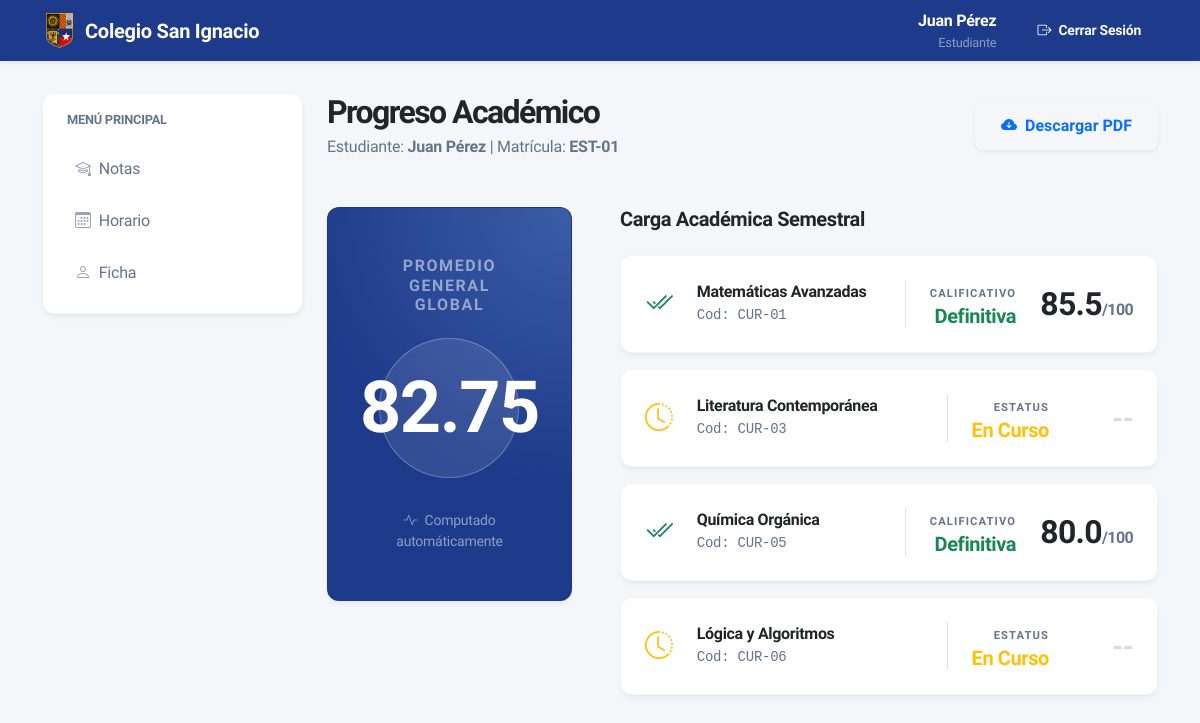
The app's page /estudiante/dashboard (signed in) with its own data.
### models.py (models this page shows, shortened)
class User(db.Model, UserMixin):
    __tablename__ = 'users'
    id = db.Column(db.String, primary_key=True) # e.g. "EST-01", "PRF-01"
    nombre = db.Column(db.String(100), nullable=False)
    password_hash = db.Column(db.String(256), nullable=False)
    rol = db.Column(db.String(20), nullable=False) # 'ADMIN', 'PROFESOR', 'ESTUDIANTE'
    courses_taught = db.relationship("Course", back_populates="professor", cascade="all, delete-orphan", lazy=True)
    enrollments = db.relationship("Enrollment", back_populates="student", cascade="all, delete-orphan", lazy=True)

class Course(db.Model):
    __tablename__ = 'courses'
    id = db.Column(db.String, primary_key=True) # e.g. "CUR-01"
    nombre = db.Column(db.String(100), nullable=False)
    profesor_id = db.Column(db.String, db.ForeignKey('users.id'), nullable=False)
    professor = db.relationship("User", back_populates="courses_taught")
    enrollments = db.relationship("Enrollment", back_populates="course", cascade="all, delete-orphan", lazy=True)

class Enrollment(db.Model):
    __tablename__ = 'enrollments'
    student_id = db.Column(db.String, db.ForeignKey('users.id'), primary_key=True)
    course_id = db.Column(db.String, db.ForeignKey('courses.id'), primary_key=True)
    grade = db.Column(db.Float, nullable=True) # Calificación
    fecha_calificacion = db.Column(db.DateTime, default=datetime.utcnow, onupdate=datetime.utcnow) # Fecha de la última calificación
    student = db.relationship("User", back_populates="enrollments")
    course = db.relationship("Course", back_populates="enrollments")

### app.py (the view)
@app.route("/estudiante/dashboard")
@login_required
def estudiante_dashboard():
    if current_user.rol != 'ESTUDIANTE':
        flash("Acceso denegado.", "danger")
        return redirect(url_for('index'))
    enrollments = current_user.enrollments
    cursos_evaluados = [e for e in enrollments if e.grade is not None]
    gpa = sum([e.grade for e in cursos_evaluados]) / len(cursos_evaluados) if cursos_evaluados else 0.0
    reporte = {
        "estudiante": current_user.nombre,
        "id": current_user.id,
        "gpa": round(gpa, 2),
        "cursos": []
    }
    for enroll in enrollments:
        estado = "Evaluado" if enroll.grade is not None else "Pendiente"
        reporte["cursos"].append({
            "curso_id": enroll.course.id,
            "curso_nombre": enroll.course.nombre,
            "calificacion": enroll.grade if enroll.grade is not None else "N/A",
            "estado": estado
        })
    return render_template("estudiante/dashboard.html", reporte=reporte)

### app.py (called while the page is built)
@login_manager.user_loader
def load_user(user_id):
    return User.query.get(user_id)

### templates/estudiante/dashboard.html
{% extends "base.html" %}
{% block content %}
<div class="d-flex flex-column flex-md-row justify-content-between align-items-md-center mb-5">
    <div>
        <h2 class="fw-bold text-dark mb-1" style="letter-spacing: -0.05em;">Progreso Académico</h2>
        <p class="text-muted mb-0">Estudiante: <strong>{{ reporte.estudiante }}</strong> | Matrícula: <strong>{{ reporte.id }}</strong></p>
    </div>
    <div class="mt-4 mt-md-0">
        <button onclick="window.print()" class="btn btn-outline-primary border-2 rounded-pill shadow-sm px-4 fw-bold gap-2 d-flex align-items-center">
            <i class="bi bi-cloud-arrow-down-fill"></i> Descargar PDF
        </button>
    </div>
</div>
<div class="row g-5">
    <div class="col-lg-4">
        <div class="card bg-primary text-white overflow-hidden text-center hover-card" style="border-radius: 2rem;">
            <div class="position-absolute top-0 start-0 w-100 h-100 opacity-25" style="background: radial-gradient(circle at top right, #93C5FD, transparent 60%); z-index: 1;"></div>
            <div class="card-body position-relative z-2 p-5 d-flex flex-column align-items-center">
                <h6 class="text-white-50 fw-bold mb-4 text-uppercase" style="letter-spacing: 0.1em;">Promedio General Global</h6>
                <div class="bg-white bg-opacity-10 rounded-circle d-flex align-items-center justify-content-center p-4 mb-3 border border-white border-opacity-25" style="width: 140px; height: 140px;">
                    <h1 class="display-2 fw-bold text-white mb-0">{{ reporte.gpa }}</h1>
                </div>
                <p class="text-white-50 mt-3 mb-0 small"><i class="bi bi-activity me-1"></i> Computado automáticamente</p>
            </div>
        </div>
    </div>
    <div class="col-lg-8">
        <h5 class="fw-bold text-dark mb-4">Carga Académica Semestral</h5>
        <div class="d-flex flex-column gap-3">
            {% if not reporte.cursos %}
            <div class="card border border-2 border-dashed bg-transparent shadow-none p-5 text-center">
                <i class="bi bi-journal-x display-4 text-muted opacity-50 mb-3"></i>
                <h6 class="fw-bold text-dark">Sin Asignaturas</h6>
                <p class="text-muted small mb-0">Actualmente no cursas ninguna materia para este ciclo.</p>
            </div>
            {% else %}
                {% for c in reporte.cursos %}
                <div class="card hover-card">
                    <div class="card-body p-4 d-flex flex-column flex-md-row justify-content-between align-items-md-center">
                        <div class="d-flex align-items-center gap-4 mb-3 mb-md-0">
                            {% if c.estado == 'Pendiente' %}
                                <i class="bi bi-clock-history text-warning fs-3"></i>
                            {% else %}
                                <i class="bi bi-check2-all text-success fs-3"></i>
                            {% endif %}
                            <div>
                                <h6 class="fw-bold text-dark mb-1">{{ c.curso_nombre }}</h6>
                                <p class="text-muted small mb-0 font-monospace">Cod: {{ c.curso_id }}</p>
                            </div>
                        </div>
                        <div class="d-flex align-items-center gap-4 border-start ps-4 ms-md-auto">
                            {% if c.estado == 'Pendiente' %}
                                <div class="text-end">
                                    <span class="text-muted text-uppercase fw-bold" style="font-size: 0.7rem; letter-spacing: 0.1em;">Estatus</span>
                                    <h5 class="text-warning fw-bold mb-0">En Curso</h5>
                                </div>
                                <h3 class="fw-bold text-muted opacity-25 mb-0" style="min-width: 60px; text-align: right;">--</h3>
                            {% else %}
                                <div class="text-end">
                                    <span class="text-muted text-uppercase fw-bold" style="font-size: 0.7rem; letter-spacing: 0.1em;">Calificativo</span>
                                    <h5 class="{% if c.calificacion < 60 %}text-danger{% else %}text-success{% endif %} fw-bold mb-0">Definitiva</h5>
                                </div>
                                <h2 class="fw-bold text-dark mb-0" style="min-width: 60px; text-align: right;">{{ c.calificacion }}<span class="fs-6 text-muted">/100</span></h2>
                            {% endif %}
                        </div>
                    </div>
                </div>
                {% endfor %}
            {% endif %}
        </div>
    </div>
</div>
{% endblock %}

### templates/base.html (shortened to what this page needs)
<!DOCTYPE html>
<html lang="es">
<head>
    <link href="https://cdn.jsdelivr.net/npm/bootstrap@5.3.0/dist/css/bootstrap.min.css" rel="stylesheet">
    <link rel="stylesheet" href="https://cdn.jsdelivr.net/npm/bootstrap-icons@1.11.1/font/bootstrap-icons.css">
    <link href="{{ url_for('static', filename='css/style.css') }}?v=4.0" rel="stylesheet">
</head>
<body>
    <nav class="navbar navbar-expand-lg navbar-dark bg-primary shadow-sm mb-4">
        <div class="container">
            <a class="navbar-brand fw-bold d-flex align-items-center gap-2" href="{{ url_for('index') }}">
                <img src="{{ url_for('static', filename='img/logo.png') }}?v=1.2" alt="Logo" width="35" height="35" style="object-fit: contain;">
                Colegio San Ignacio
            </a>
            <div class="collapse navbar-collapse" id="navbarNav">
                <ul class="navbar-nav ms-auto align-items-lg-center">
                    {% if current_user.is_authenticated %}
                        <li class="nav-item me-lg-4 mb-2 mb-lg-0 text-lg-end">
                            <div class="text-white fw-bold">{{ current_user.nombre }}</div>
                            <div class="text-white-50" style="font-size: 0.8rem;">{{ current_user.rol|capitalize }}</div>
                        </li>
                        <li class="nav-item">
                            <a class="btn btn-outline-light btn-sm fw-bold rounded px-3" href="{{ url_for('logout') }}"><i class="bi bi-box-arrow-right me-1"></i> Cerrar Sesión</a>
                        </li>
                    {% endif %}
                </ul>
            </div>
        </div>
    </nav>
    <main class="container">
        <div class="row pt-2">
            {% if current_user.is_authenticated %}
            <div class="col-lg-3 mb-4">
                <div class="card p-3 shadow-sm border-0">
                    <p class="text-muted fw-bold mb-3 ps-2" style="font-size: 0.8rem; text-transform: uppercase;">Menú Principal</p>
                    <nav class="d-flex flex-column gap-1">
                        {% if current_user.rol == 'ADMIN' %}
                        <a href="{{ url_for('admin_dashboard') }}" class="sidebar-link"><i class="bi bi-grid me-2"></i> Dashboard</a>
                        <a href="{{ url_for('admin_lista_usuarios') }}" class="sidebar-link"><i class="bi bi-people me-2"></i> Usuarios</a>
                        <a href="{{ url_for('admin_construccion') }}" class="sidebar-link"><i class="bi bi-journal-text me-2"></i> Cursos</a>
                        <a href="{{ url_for('admin_construccion') }}" class="sidebar-link"><i class="bi bi-person-badge me-2"></i> Matrículas</a>
                        <hr class="my-2 text-muted">
                        <a href="{{ url_for('admin_construccion') }}" class="sidebar-link text-muted"><i class="bi bi-gear me-2"></i> Configuración</a>
                        {% elif current_user.rol == 'ESTUDIANTE' %}
                        <a href="{{ url_for('estudiante_dashboard') }}" class="sidebar-link"><i class="bi bi-mortarboard me-2"></i> Notas</a>
                        <a href="{{ url_for('estudiante_horario') }}" class="sidebar-link"><i class="bi bi-calendar3 me-2"></i> Horario</a>
                        <a href="{{ url_for('estudiante_perfil') }}" class="sidebar-link"><i class="bi bi-person me-2"></i> Ficha</a>
                        {% endif %}
                    </nav>
                </div>
            </div>
            <div class="col-lg-9 fade-in-section pb-5">
            {% else %}
            <div class="col-12 pb-5">
            {% endif %}
                {% block content %}{% endblock %}
            </div>
        </div>
    </main>
</body>
</html>

### static/css/style.css (style rules this page uses)
:root { --bs-primary: #1E3A8A; --bs-primary-rgb: 30, 58, 138; --bs-info: #3B82F6; --bs-success: #10B981; --bs-warning: #F59E0B; --bs-danger: #EF4444; --surface-bg: #F4F6F9; --surface-card: #FFFFFF; --bs-body-font-family: 'Plus Jakarta Sans', system-ui, -apple-system, sans-serif; --text-main: #1E293B; --text-muted-custom: #64748B; --shadow-float: 0 4px 6px -1px rgba(0, 0, 0, 0.05), 0 2px 4px -1px rgba(0, 0, 0, 0.03); --shadow-hover: 0 10px 15px -3px rgba(0, 0, 0, 0.08), 0 4px 6px -2px rgba(0, 0, 0, 0.04); }
body { background-color: var(--surface-bg) !important; color: var(--text-main) !important; font-family: var(--bs-body-font-family) !important; letter-spacing: -0.015em; -webkit-font-smoothing: antialiased; -moz-osx-font-smoothing: grayscale; }
h1, h2, h3, h4, h5, h6 { font-weight: 700; letter-spacing: -0.02em; color: var(--text-main); }
.text-muted { color: var(--text-muted-custom) !important; }
.card { border: 1px solid rgba(0,0,0,0.05) !important; border-radius: 12px !important; background: var(--surface-card); transition: all 0.3s ease; box-shadow: var(--shadow-float) !important; }
.btn { font-weight: 600; padding: 0.60rem 1.4rem; border-radius: 8px !important; transition: all 0.2s ease; border: 1px solid transparent; }
.sidebar-link { color: var(--text-muted-custom); border-radius: 8px; padding: 0.75rem 1rem; transition: all 0.2s ease; background-color: transparent; text-decoration: none; font-weight: 500; display: flex; align-items: center; }
.sidebar-link i { transition: transform 0.2s ease; color: #94A3B8; }
.fade-in-section { animation: smoothFadeIn 0.4s ease forwards; }

### records on screen
User: nombre "Juan Pérez", rol "Estudiante", estudiante "Juan Pérez", id "EST-01"
Course: curso_nombre "Matemáticas Avanzadas", curso_id "CUR-01"
Enrollment: calificacion "85.5"
Course: curso_nombre "Literatura Contemporánea", curso_id "CUR-03", shows "ESTATUS"
Course: curso_nombre "Química Orgánica", curso_id "CUR-05"
Enrollment: calificacion "80.0"
Course: curso_nombre "Lógica y Algoritmos", curso_id "CUR-06", shows "ESTATUS"

### other values on screen
{{ reporte.gpa }} "82.75"
